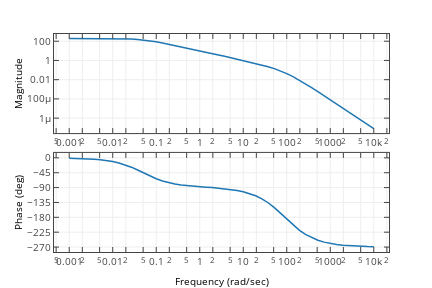
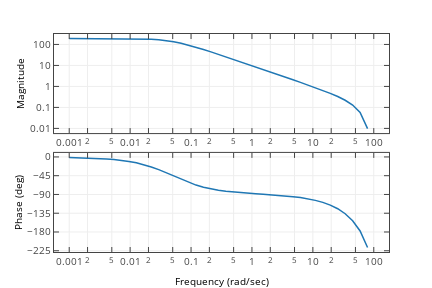

The notebook cell saved with these charts, in order:
### Markdown cell above
Plana eta kontrolgailua definituta, lagintze periodoa kalkulatu behar da; adbidez, maiztasun eremuko informazioa erabiliz

### Code cell
c.bode(gc*gp)
f=plt.gcf();py.iplot_mpl(f)
print('Irabazi kritikoko maiztasuna ~10')
wik=10
Tl=2*sp.pi/(wik*20)
gpz=c.c2d(gp,Tl)
gcz=c.c2d(gc,Tl,method='tustin') # beste aukera Euler izan daiteke, baina kontrolagailuy mota hauentzat (atzerapen sarea) Tustineko transformatu bilineala egokia da
c.bode(gcz*gpz)
f=plt.gcf();py.iplot_mpl(f)
print('Fase-margin berria ~75')
#print('Era zehatzean:', c.margins.stability_margins(gcz*gpz))

### Figure 1 — Plotly figure (JSON) as saved in the notebook; plotly's stock layout.template omitted (floating-point values rounded to 4 significant figures)
{"data": [{"line": {"color": "rgba (31, 119, 180, 1)", "dash": "solid", "width": 1.5}, "mode": "lines", "name": "_line0", "type": "scatter", "uid": "388ccc13-3dcb-4af8-a136-972880a5f9a1", "x": [0.001, 0.001389, 0.001931, 0.002683, 0.003728, 0.005179, 0.007197, 0.01, 0.01389, 0.01931, 0.02683, 0.03728, 0.05179, 0.07197, 0.1, 0.1389, 0.1931, 0.2683, 0.3728, 0.5179, 0.7197, 1, 1.389, 1.931, 2.683, 3.728, 5.179, 7.197, 10, 13.89, 19.31, 26.83, 37.28, 51.79, 71.97, 100, 138.9, 193.1, 268.3, 372.8, 517.9, 719.7, 1000, 1389.0, 1931.0, 2683.0, 3728.0, 5179.0, 7197.0, 10000], "xaxis": "x", "y": [192.1, 192.0, 192.0, 191.8, 191.6, 191.1, 190.1, 188.4, 185.1, 179.2, 169.3, 154.0, 133.4, 109.6, 85.94, 65.09, 48.23, 35.29, 25.66, 18.62, 13.5, 9.789, 7.096, 5.135, 3.709, 2.673, 1.923, 1.38, 0.9868, 0.7012, 0.4925, 0.3388, 0.2249, 0.1412, 0.08192, 0.04324, 0.02069, 0.00909, 0.003743, 0.001476, 0.0005677, 0.0002151, 8.089e-05, 3.029e-05, 1.132e-05, 4.224e-06, 1.576e-06, 5.875e-07, 2.19e-07, 8.165e-08], "yaxis": "y"}, {"line": {"color": "rgba (31, 119, 180, 1)", "dash": "solid", "width": 1.5}, "mode": "lines", "name": "_line0", "type": "scatter", "uid": "0823e930-1e12-4ff1-9db1-648c59bf27cf", "x": [0.001, 0.001389, 0.001931, 0.002683, 0.003728, 0.005179, 0.007197, 0.01, 0.01389, 0.01931, 0.02683, 0.03728, 0.05179, 0.07197, 0.1, 0.1389, 0.1931, 0.2683, 0.3728, 0.5179, 0.7197, 1, 1.389, 1.931, 2.683, 3.728, 5.179, 7.197, 10, 13.89, 19.31, 26.83, 37.28, 51.79, 71.97, 100, 138.9, 193.1, 268.3, 372.8, 517.9, 719.7, 1000, 1389.0, 1931.0, 2683.0, 3728.0, 5179.0, 7197.0, 10000], "xaxis": "x2", "y": [-1.145, -1.59, -2.209, -3.068, -4.26, -5.909, -8.183, -11.3, -15.52, -21.09, -28.19, -36.67, -45.96, -55.14, -63.34, -70.07, -75.3, -79.21, -82.08, -84.21, -85.85, -87.26, -88.63, -90.08, -91.68, -93.54, -95.82, -98.75, -102.6, -107.8, -114.7, -123.9, -135.9, -150.6, -167.5, -185.6, -203.1, -218.7, -231.7, -241.8, -249.5, -255.1, -259.3, -262.3, -264.4, -266.0, -267.1, -267.9, -268.5, -268.9], "yaxis": "y2"}], "layout": {"autosize": false, "height": 288, "hovermode": "closest", "margin": {"b": 36, "l": 54, "pad": 0, "r": 43, "t": 34}, "showlegend": false, "width": 432, "xaxis": {"anchor": "y", "domain": [0, 1], "mirror": "ticks", "nticks": 12, "range": [-3.35, 4.35], "showgrid": true, "showline": true, "side": "bottom", "tickfont": {"size": 10}, "ticks": "inside", "type": "log", "zeroline": false}, "xaxis2": {"anchor": "y2", "domain": [0, 1], "mirror": "ticks", "nticks": 12, "range": [-3.35, 4.35], "showgrid": true, "showline": true, "side": "bottom", "tickfont": {"size": 10}, "ticks": "inside", "title": {"font": {"color": "#000000", "size": 10}, "text": "Frequency (rad/sec)"}, "type": "log", "zeroline": false}, "yaxis": {"anchor": "x", "domain": [0.5455, 1], "mirror": "ticks", "nticks": 7, "range": [-7.557, 2.752], "showgrid": true, "showline": true, "side": "left", "tickfont": {"size": 10}, "ticks": "inside", "title": {"font": {"color": "#000000", "size": 10}, "text": "Magnitude"}, "type": "log", "zeroline": false}, "yaxis2": {"anchor": "x2", "domain": [0, 0.4545], "dtick": 45, "mirror": "ticks", "range": [-285, 15], "showgrid": true, "showline": true, "side": "left", "tick0": -270, "tickfont": {"size": 10}, "ticks": "inside", "title": {"font": {"color": "#000000", "size": 10}, "text": "Phase (deg)"}, "type": "linear", "zeroline": false}}}

### Figure 2 — Plotly figure (JSON) as saved in the notebook; plotly's stock layout.template omitted (floating-point values rounded to 4 significant figures)
{"data": [{"line": {"color": "rgba (31, 119, 180, 1)", "dash": "solid", "width": 1.5}, "mode": "lines", "name": "_line0", "type": "scatter", "uid": "4c29e424-0e16-46b6-86dc-8f31fb49c61c", "x": [0.001, 0.001326, 0.001758, 0.00233, 0.003089, 0.004095, 0.005429, 0.007197, 0.009541, 0.01265, 0.01677, 0.02223, 0.02947, 0.03907, 0.05179, 0.06866, 0.09103, 0.1207, 0.16, 0.2121, 0.2812, 0.3728, 0.4942, 0.6551, 0.8685, 1.151, 1.526, 2.024, 2.683, 3.556, 4.715, 6.251, 8.286, 10.99, 14.56, 19.31, 25.6, 33.93, 44.98, 59.64, 79.06], "xaxis": "x", "y": [192.1, 192.0, 192.0, 191.9, 191.7, 191.5, 191.0, 190.1, 188.7, 186.2, 182.1, 175.5, 165.5, 151.4, 133.4, 113.1, 92.5, 73.55, 57.34, 44.12, 33.69, 25.62, 19.43, 14.73, 11.16, 8.456, 6.402, 4.842, 3.658, 2.76, 2.079, 1.563, 1.172, 0.8735, 0.6452, 0.4687, 0.3302, 0.2194, 0.1291, 0.05705, 0.009796], "yaxis": "y"}, {"line": {"color": "rgba (31, 119, 180, 1)", "dash": "solid", "width": 1.5}, "mode": "lines", "name": "_line0", "type": "scatter", "uid": "5c0ffc80-1fe7-4ea4-98e0-a5d8d8bd09ac", "x": [0.001, 0.001326, 0.001758, 0.00233, 0.003089, 0.004095, 0.005429, 0.007197, 0.009541, 0.01265, 0.01677, 0.02223, 0.02947, 0.03907, 0.05179, 0.06866, 0.09103, 0.1207, 0.16, 0.2121, 0.2812, 0.3728, 0.4942, 0.6551, 0.8685, 1.151, 1.526, 2.024, 2.683, 3.556, 4.715, 6.251, 8.286, 10.99, 14.56, 19.31, 25.6, 33.93, 44.98, 59.64, 79.06], "xaxis": "x2", "y": [-1.146, -1.519, -2.013, -2.668, -3.535, -4.681, -6.196, -8.19, -10.8, -14.19, -18.54, -23.97, -30.51, -38.0, -46.0, -53.93, -61.21, -67.48, -72.62, -76.71, -79.9, -82.36, -84.28, -85.81, -87.1, -88.28, -89.43, -90.64, -91.97, -93.49, -95.31, -97.56, -100.4, -104.2, -109.0, -115.5, -124.3, -136.2, -152.9, -177.6, -217.2], "yaxis": "y2"}], "layout": {"autosize": false, "height": 288, "hovermode": "closest", "margin": {"b": 36, "l": 54, "pad": 0, "r": 43, "t": 34}, "showlegend": false, "width": 432, "xaxis": {"anchor": "y", "domain": [0, 1], "mirror": "ticks", "nticks": 10, "range": [-3.25, 2.25], "showgrid": true, "showline": true, "side": "bottom", "tickfont": {"size": 10}, "ticks": "inside", "type": "log", "zeroline": false}, "xaxis2": {"anchor": "y2", "domain": [0, 1], "mirror": "ticks", "nticks": 10, "range": [-3.25, 2.25], "showgrid": true, "showline": true, "side": "bottom", "tickfont": {"size": 10}, "ticks": "inside", "title": {"font": {"color": "#000000", "size": 10}, "text": "Frequency (rad/sec)"}, "type": "log", "zeroline": false}, "yaxis": {"anchor": "x", "domain": [0.5455, 1], "mirror": "ticks", "nticks": 6, "range": [-2.224, 2.498], "showgrid": true, "showline": true, "side": "left", "tickfont": {"size": 10}, "ticks": "inside", "title": {"font": {"color": "#000000", "size": 10}, "text": "Magnitude"}, "type": "log", "zeroline": false}, "yaxis2": {"anchor": "x2", "domain": [0, 0.4545], "dtick": 45, "mirror": "ticks", "range": [-228.0, 9.657], "showgrid": true, "showline": true, "side": "left", "tick0": -225, "tickfont": {"size": 10}, "ticks": "inside", "title": {"font": {"color": "#000000", "size": 10}, "text": "Phase (deg)"}, "type": "linear", "zeroline": false}}}
